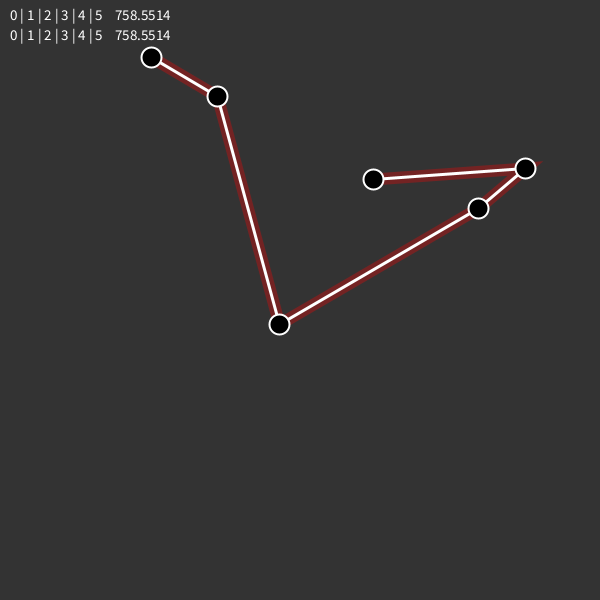
Frame 1 (no input)
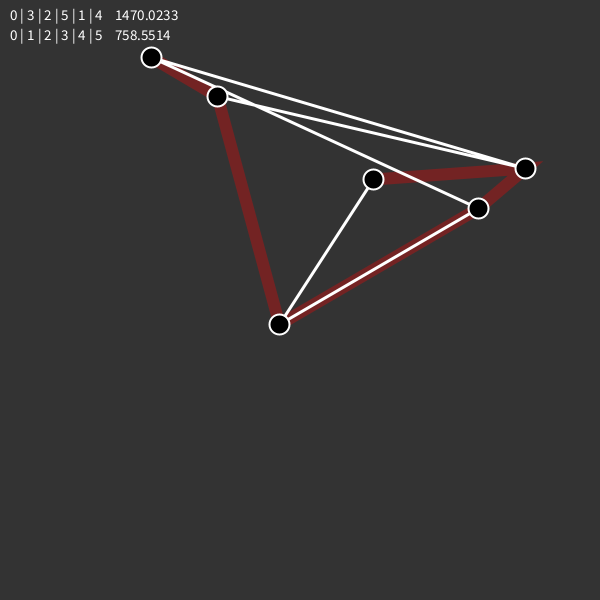
Frame 60 (the mouse pressed at the canvas centre just before this capture)
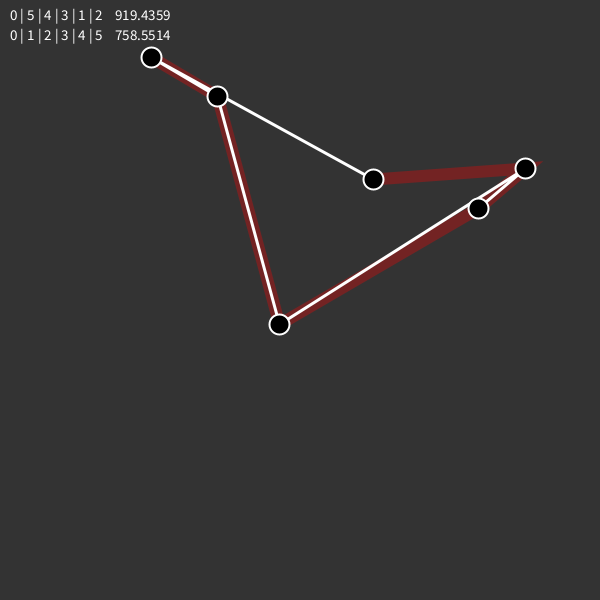
Frame 120 (the mouse held since frame 60 and released just before this capture)

The Processing sketch that drew these frames (run headless with seeded random() and noise(); from frame 60 on, the mouse is pressed at the canvas centre):

// Processing sketch: C035_TravellingSalesmanProblem
// ── C035_TravellingSalesmanProblem.pde
PVector[] cities;
int offset = 50;
int total;
int[] perm, best;
float bestdis = 10000000;


void setup() {
  size(600, 600);

  cities = new PVector[6];
  for (int i = 0; i < cities.length; i++) {
    cities[i] = new PVector(random(offset, width-offset), random(offset, height-offset));
  }


  perm = new int[cities.length];
  for (int i = 0; i < perm.length; i++) perm[i] = i;
  best = perm.clone();
  total = fact(perm.length);
}




void draw() {
  background(51);

  //Best Path
  stroke(255, 0, 0, 80);
  strokeWeight(12);
  noFill();
  beginShape();
  for (int i : best) vertex(cities[i].x, cities[i].y);
  endShape();

  //Path
  stroke(255);
  strokeWeight(3);
  noFill();
  beginShape();
  for (int i : perm) vertex(cities[i].x, cities[i].y);
  endShape();

  //Cities
  stroke(255);
  strokeWeight(2);
  fill(0);
  for (int i = 0; i < cities.length; i++) {
    ellipse(cities[i].x, cities[i].y, 20, 20);
  }



  //Update
  float dis = 0;
  for (int i = 0; i < perm.length-1; i++) dis += cities[perm[i]].dist(cities[perm[i+1]]); 

  if (dis < bestdis) {
    bestdis = dis;
    best = perm.clone();
  }


  stroke(255);
  fill(255);
  textSize(15);
  text(p(perm) + "    " + dis, 10, 20);
  text(p(best) + "    " + bestdis, 10, 40);
  
  if (frameCount == 1) delay(1000);
  else if (frameCount == total) noLoop();
  else nextPerm();
}




void nextPerm() {
  //https://www.quora.com/How-would-you-explain-an-algorithm-that-generates-permutations-using-lexicographic-ordering
  int x, y;
  for (x = perm.length - 2; x >= 0; x--) {
    if (perm[x] < perm[x+1]) break;
  }
  for (y = perm.length - 1; y > x; y--) {
    if (perm[x] < perm[y]) break;
  }

  int temp = perm[y];
  perm[y] = perm[x];
  perm[x] = temp;

  for (int i = x+1; i <= floor((perm.length-x-1)/2) + x; i++) {
    temp = perm[perm.length-(i-x)];
    perm[perm.length-(i-x)] = perm[i];
    perm[i] = temp;
  }
}


int fact(int num) {
  return num == 1? 1 : fact(num - 1)*num;
}

String p(int[] a) {
  String s = "";
  for (int i : a) {
    s += i+" | ";
  }
  return s.substring(0, s.length()-3);
}
